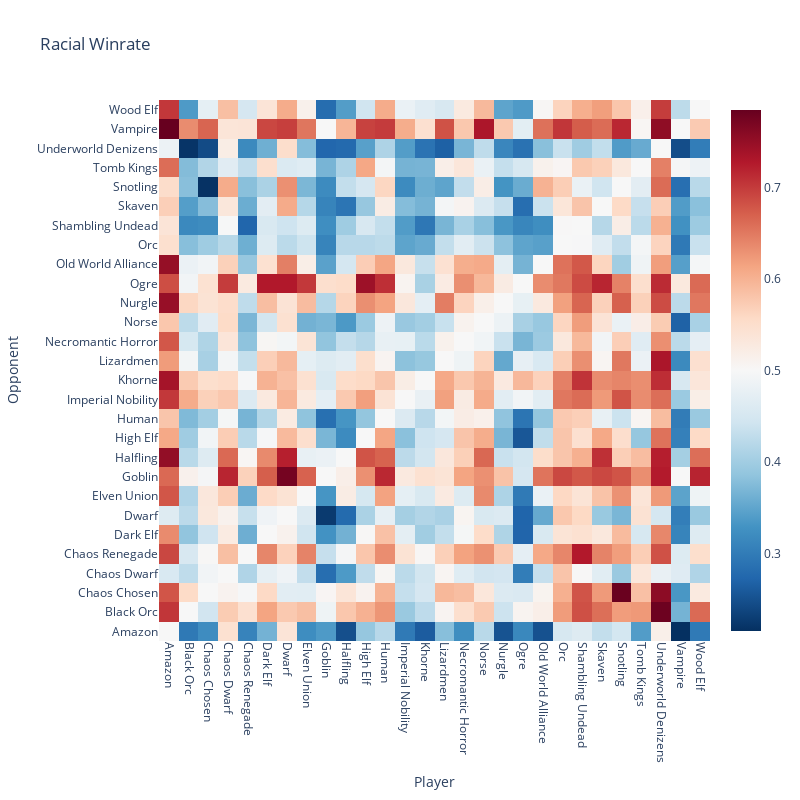
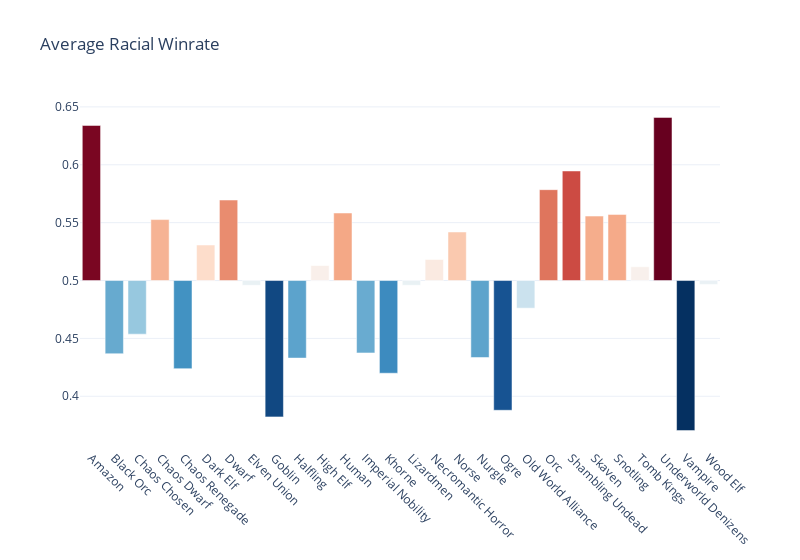

The cell these charts' notebook holds for them, in order:
### Code cell
# Plot the heatmap
fig = go.Figure(data=go.Heatmap(
    z=winrates,
    x=races,
    y=races,
    colorscale='RdBu_r',
))

# Set the labels
fig.update_xaxes(title_text='Player', tickangle=90)
fig.update_yaxes(title_text='Opponent', tickangle=0)

# Set the title
fig.update_layout(title_text='Racial Winrate', autosize=False, width=800, height=800)
# Show the plot
fig.show()

# Calculate the mean and reshape it into a 1D array
mean_values = np.reshape(winrates.mean(axis=0), (-1,)) - 0.5
color_scale = np.interp(mean_values, (mean_values.min(), mean_values.max()), [0, 1])

# Create the bar plot
fig = go.Figure(data=go.Bar(x=races, y=mean_values, base=0.5, marker=dict(color=color_scale, colorscale='RdBu_r',)))
fig.update_layout(title_text='Average Racial Winrate', width=800)
fig.update_xaxes(tickangle=45, )
fig.show()

### Figure 1 — Plotly figure (JSON) as saved in the notebook; plotly's stock layout.template omitted (floating-point values rounded to 4 significant figures; data arrays with more than 128 entries replaced by an {"elided": "..."} marker saying what was removed)
{"data": [{"colorscale": [[0, "rgb(5,48,97)"], [0.1, "rgb(33,102,172)"], [0.2, "rgb(67,147,195)"], [0.3, "rgb(146,197,222)"], [0.4, "rgb(209,229,240)"], [0.5, "rgb(247,247,247)"], [0.6, "rgb(253,219,199)"], [0.7, "rgb(244,165,130)"], [0.8, "rgb(214,96,77)"], [0.9, "rgb(178,24,43)"], [1, "rgb(103,0,31)"]], "type": "heatmap", "x": ["Amazon", "Black Orc", "Chaos Chosen", "Chaos Dwarf", "Chaos Renegade", "Dark Elf", "Dwarf", "Elven Union", "Goblin", "Halfling", "High Elf", "Human", "Imperial Nobility", "Khorne", "Lizardmen", "Necromantic Horror", "Norse", "Nurgle", "Ogre", "Old World Alliance", "Orc", "Shambling Undead", "Skaven", "Snotling", "Tomb Kings", "Underworld Denizens", "Vampire", "Wood Elf"], "y": ["Amazon", "Black Orc", "Chaos Chosen", "Chaos Dwarf", "Chaos Renegade", "Dark Elf", "Dwarf", "Elven Union", "Goblin", "Halfling", "High Elf", "Human", "Imperial Nobility", "Khorne", "Lizardmen", "Necromantic Horror", "Norse", "Nurgle", "Ogre", "Old World Alliance", "Orc", "Shambling Undead", "Skaven", "Snotling", "Tomb Kings", "Underworld Denizens", "Vampire", "Wood Elf"], "z": {"elided": "28x28 float values"}}], "layout": {"autosize": false, "height": 800, "title": {"text": "Racial Winrate"}, "width": 800, "xaxis": {"tickangle": 90, "title": {"text": "Player"}}, "yaxis": {"tickangle": 0, "title": {"text": "Opponent"}}}}

### Figure 2 — Plotly figure (JSON) as saved in the notebook; plotly's stock layout.template omitted (floating-point values rounded to 4 significant figures)
{"data": [{"base": 0.5, "marker": {"color": [0.9744, 0.2454, 0.3079, 0.6738, 0.1977, 0.5926, 0.7362, 0.4639, 0.0438, 0.2315, 0.527, 0.6948, 0.248, 0.1832, 0.4639, 0.5464, 0.6342, 0.2334, 0.0649, 0.3909, 0.7693, 0.829, 0.685, 0.6903, 0.5232, 1, 0, 0.4667], "colorscale": [[0, "rgb(5,48,97)"], [0.1, "rgb(33,102,172)"], [0.2, "rgb(67,147,195)"], [0.3, "rgb(146,197,222)"], [0.4, "rgb(209,229,240)"], [0.5, "rgb(247,247,247)"], [0.6, "rgb(253,219,199)"], [0.7, "rgb(244,165,130)"], [0.8, "rgb(214,96,77)"], [0.9, "rgb(178,24,43)"], [1, "rgb(103,0,31)"]]}, "type": "bar", "x": ["Amazon", "Black Orc", "Chaos Chosen", "Chaos Dwarf", "Chaos Renegade", "Dark Elf", "Dwarf", "Elven Union", "Goblin", "Halfling", "High Elf", "Human", "Imperial Nobility", "Khorne", "Lizardmen", "Necromantic Horror", "Norse", "Nurgle", "Ogre", "Old World Alliance", "Orc", "Shambling Undead", "Skaven", "Snotling", "Tomb Kings", "Underworld Denizens", "Vampire", "Wood Elf"], "y": [0.134, -0.06326, -0.04635, 0.05265, -0.07616, 0.03069, 0.06954, -0.004134, -0.1178, -0.06702, 0.01294, 0.05834, -0.06257, -0.08009, -0.004128, 0.01817, 0.04194, -0.0665, -0.1121, -0.02389, 0.0785, 0.09465, 0.05568, 0.05714, 0.01192, 0.1409, -0.1297, -0.003373]}], "layout": {"title": {"text": "Average Racial Winrate"}, "width": 800, "xaxis": {"tickangle": 45}}}
